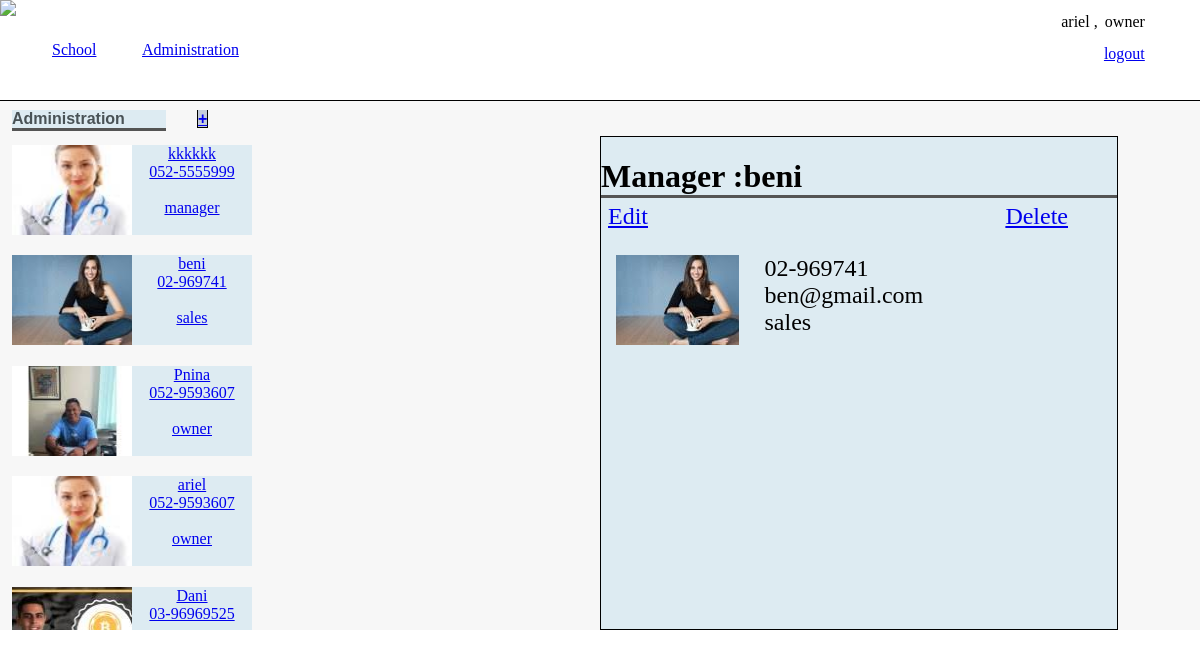
/index.php?subject=administration&view=view&id=beni (signed in), run on the app's committed database.
### tables this page shows
CREATE TABLE `managers` (
  `user_name` varchar(255) NOT NULL,
  `role_id` int(11) NOT NULL,
  `phone` varchar(13) NOT NULL,
  `email` varchar(255) NOT NULL,
  `image` varchar(60) NOT NULL
);

CREATE TABLE `roles` (
  `id` int(11) NOT NULL,
  `role_name` varchar(255) NOT NULL
);

### views/DB.php (called while the page is built, shortened)
<?php
class DB {
	private static $conn;
	public static function getConn() {
		if (!self::$conn) {
			self::$conn = new mysqli('localhost', 'root', '', 'theschool');
		}
		return self::$conn;
	}
}

### views/show_list_administration.php (the view)
<?php
echo "<div class='div_contaner_list_students_courses'>";
echo "<div class='div_contaner_list_students'><div class='title_list_student_and_courses'>Administration<a href=' ?subject=administration&view=new&id=?' class='link_insert_new_student_and_courses'>+</a></div>";
list_administration();
echo "</div>";
function list_administration(){
	$result = DB::getConn()->query("SELECT  user_name, image, phone, role_name   FROM managers m JOIN roles r ON m.role_id = r.id");
	while ($row = $result->fetch_assoc()) {
		echo "<a class='student_in_list' ";
		foreach ($row as $key => $value) {
			if ($key === 'user_name') {
				$user_name = $value;
			}
			if ($key === 'image') {
				echo "href='?subject=administration&view=view&id=$user_name'>" . "<img class='image_student' src='uploads/" . "$value"."'><div class='container_name_phone_student'>" ;
				echo "<div class='name_phone_student'>" .$row['user_name'] ."</div>";
			}else{
				if ($key === 'user_name') {
				}else{
					echo "<div class='name_phone_student'>" . "$value". "</div><br>";
				}
			}
		}
		echo "</div></a><br>";
	}
}
echo "</div>";
?>

### views/viewDetaiedAdministration.php (shortened to what this page needs)
<?php
	$stmt = DB::getConn()->prepare("SELECT  user_name, image, phone, email, role_name   FROM managers m JOIN roles r ON m.role_id = r.id  WHERE m.user_name = ?");
	$stmt->bind_param('s', $user_name);
	$stmt->execute();
	$stmt->bind_result($user_name, $image, $phone, $email, $role_name);
 ?>
 <form class='form_view_Details_course'>
 	<h1 class='title_form'><?php echo "Manager :" .$user_name ; ?></h1>
 	<?php
 		echo "<a class='linke_to_edit' href='?subject=administration&view=edit&id=$user_name'>Edit</a>";
		echo "<a class='linke_to_delete' href='?subject=administration&view=delete&id=$user_name'>Delete</a>";
 	 ?>
 	<div class='view_details_student'>
		<div class='details_student'>
		<img class='view_details_student_image' src="uploads/<?php echo $image; ?>">
		<div class="flex_rigth_image">
			<div class='view_details_student_phone rigth_image'><?php echo $phone; ?>  </div>
			<div class='view_details_student_email rigth_image'><?php echo $email; ?> </div>
			<div class='view_details_student_email rigth_image'><?php echo $role_name; ?> </div>
		</div>
</div>
</form>

### aatheSchool.css (style rules this page uses)
body { margin: auto; }
.div_contaner_list_students_courses { display: flex; width: 40%; margin-left: 1%; }
.div_contaner_list_students { width: 50%; margin-top: 2%; overflow-y: auto; position: relative; max-height: 520px; }
.title_list_student_and_courses { width: 64%; border-bottom-color: black; border-bottom-style: inset; margin-bottom: 5px; background-color: rgba(86, 175, 217, 0.16); font-family: arial; font-weight: 900; color: #495256; margin-bottom: 6%; }
.link_insert_new_student_and_courses { margin-left: 47%; font-weight: bolder; border: 1px solid black; background-color: rgba(15, 52, 117, 0.21) }
.title_form { border-bottom-color: black; border-bottom-style: inset; margin-bottom: 5px; }
.student_in_list { display: flex; background-color: rgba(86, 175, 217, 0.16); margin-top: 1%; }
.image_student { width: 50%; }
.container_name_phone_student { display: flex; flex-direction: column; align-items: center; justify-content: center; margin: auto; }
.form_view_Details_course { margin-left: 9%; border: 1px solid black; width: 43%; background-color: rgba(86, 175, 217, 0.16); margin-top: 3%; }
.details_student { display: flex; margin-left: 3%; }
.view_details_student { margin-top: 11%; }
.flex_rigth_image { display: flex; flex-direction: column; margin-left: 5%; }
.rigth_image { font-size: 1.5rem; }
.linke_to_edit { font-size: x-large; position: absolute; right: 46%; }
.linke_to_delete { font-size: x-large; position: absolute; right: 11%; }

### data on the page
managers: image (picture), user_name "kkkkkk", phone "052-5555999", role.role_name "manager"
managers: image (picture), user_name "beni", phone "02-969741", role.role_name "sales", email "ben@gmail.com"
managers: image (picture), user_name "Pnina", phone "052-9593607", role.role_name "owner"
managers: image (picture), user_name "ariel", phone "052-9593607", role.role_name "owner"
managers: image (picture), user_name "Dani", phone "03-96969525"

### other printed values
$_SESSION['name'] "ariel"
$_SESSION['role_name'] "owner"
